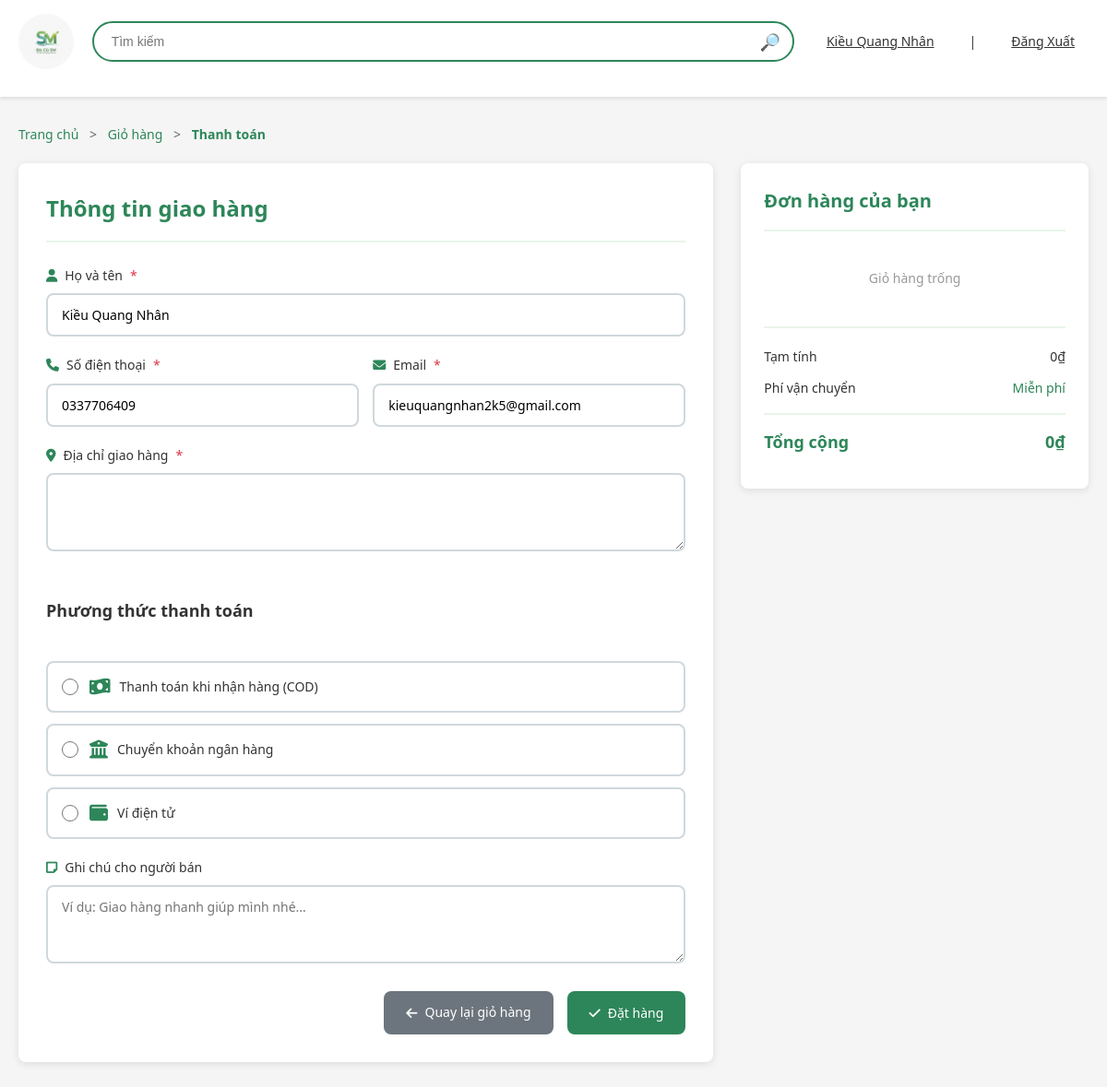
Page /user/checkout.php (signed in) on the committed database.
### tables this page shows
CREATE TABLE IF NOT EXISTS `nguoidung` (
  `ID_NguoiDung` int NOT NULL AUTO_INCREMENT,
  `HoTen` varchar(100) NOT NULL,
  `Email` varchar(100) NOT NULL,
  `SoDienThoai` varchar(15) NOT NULL,
  `MatKhau_Hash` varchar(255) NOT NULL,
  `VaiTro` enum('NguoiMua','NguoiBan','NguoiGiaoHang','QuanTriVien') NOT NULL,
  `TrangThaiHoatDong` tinyint(1) DEFAULT '1',
  `DiaChiGiaoHangMacDinh` text,
  `NgayTao` datetime DEFAULT CURRENT_TIMESTAMP,
  `TenDangNhap` varchar(50) DEFAULT NULL,
  `AnhDaiDien` text NOT NULL,
  PRIMARY KEY (`ID_NguoiDung`),
  UNIQUE KEY `Email` (`Email`),
  UNIQUE KEY `SoDienThoai` (`SoDienThoai`),
  UNIQUE KEY `TenDangNhap` (`TenDangNhap`)
);

### src/user/checkout.php (the view, shortened to what this page needs)
<?php
require_once __DIR__ . '/../../database/db.php';
$user_id = $_SESSION['user_id'];
$query_user = "SELECT * FROM nguoidung WHERE ID_NguoiDung = '$user_id'";
$result_user = mysqli_query($conn, $query_user);
$user = mysqli_fetch_assoc($result_user);
$default_address = $user['DiaChiGiaoHangMacDinh'] ?? '';
$default_phone = $user['SoDienThoai'] ?? '';
$default_email = $user['Email'] ?? '';
$default_name = $user['HoTen'] ?? '';
$cart = $_SESSION['cart'] ?? [];
?>
<!DOCTYPE html>
<html lang="vi">
<head>
    <link rel="stylesheet" href="../css/style.css">
    <link rel="stylesheet" href="checkout.css">
    <link rel="stylesheet" href="https://cdnjs.cloudflare.com/ajax/libs/font-awesome/6.0.0/css/all.min.css">
</head>
<body>
    <header class="header">
        <div class="header-top">
            <a href="../index.php" class="logo">
                <div class="logo-icon"><img src="../img/logo.jpg" alt="logo"></div>
            </a>
            <div class="search-container">
                <input type="text" class="search-bar" placeholder=" Tìm kiếm">
                <span class="search-icon">&#x1F50E;&#xFE0E;</span>
            </div>
            <div class="user-actions">
                <?php if(isset($_SESSION['user_id'])): ?>
                    <span><u><?php echo $_SESSION['fullname']; ?></u></span>
                    <span>|</span>
                    <a href="../logout.php"><u>Đăng Xuất</u></a>
                <?php else: ?>
                    <a href="../login.php"><u>Đăng nhập</u></a>
                    <span>|</span>
                    <a href="../register.php"><u>Đăng ký</u></a>
                <?php endif; ?>
            </div>
        </div>
    </header>
    <main class="checkout-page">
        <div class="breadcrumb">
            <a href="../index.php">Trang chủ</a> <span> > </span>
            <a href="cart.html">Giỏ hàng</a> <span> > </span>
            <strong>Thanh toán</strong>
        </div>
        <div class="checkout-content">
            <div class="checkout-left">
                <h2 class="section-title">Thông tin giao hàng</h2>
                <form method="POST" class="checkout-form">
                    <div class="form-group">
                        <label for="full_name">
                            <i class="fas fa-user"></i>
                            Họ và tên <span class="required">*</span>
                        </label>
                        <input type="text" id="full_name" name="full_name"
                               value="<?php echo htmlspecialchars($default_name); ?>" required>
                    </div>
                    <div class="form-row">
                        <div class="form-group">
                            <label for="phone">
                                <i class="fas fa-phone"></i>
                                Số điện thoại <span class="required">*</span>
                            </label>
                            <input type="tel" id="phone" name="phone"
                                   value="<?php echo htmlspecialchars($default_phone); ?>" required>
                        </div>
                        <div class="form-group">
                            <label for="email">
                                <i class="fas fa-envelope"></i>
                                Email <span class="required">*</span>
                            </label>
                            <input type="email" id="email" name="email"
                                   value="<?php echo htmlspecialchars($default_email); ?>" required>
                        </div>
                    </div>
                    <div class="form-group">
                        <label for="address">
                            <i class="fas fa-map-marker-alt"></i>
                            Địa chỉ giao hàng <span class="required">*</span>
                        </label>
                        <textarea id="address" name="address" rows="3" required><?php echo htmlspecialchars($default_address); ?></textarea>
                    </div>
                    <h3 class="section-subtitle">Phương thức thanh toán</h3>
                    <div class="payment-methods">
                        <label class="payment-option">
                            <input type="radio" name="payment_method" value="cod" required>
                            <div class="payment-info">
                                <i class="fas fa-money-bill-wave"></i>
                                <span>Thanh toán khi nhận hàng (COD)</span>
                            </div>
                        </label>
                        <label class="payment-option">
                            <input type="radio" name="payment_method" value="bank_transfer">
                            <div class="payment-info">
                                <i class="fas fa-university"></i>
                                <span>Chuyển khoản ngân hàng</span>
                            </div>
                        </label>
                        <label class="payment-option">
                            <input type="radio" name="payment_method" value="e_wallet">
                            <div class="payment-info">
                                <i class="fas fa-wallet"></i>
                                <span>Ví điện tử</span>
                            </div>
                        </label>
                    </div>
                    <div class="form-group">
                        <label for="note">
                            <i class="fas fa-sticky-note"></i>
                            Ghi chú cho người bán
                        </label>
                        <textarea id="note" name="note" rows="3"
                                  placeholder="Ví dụ: Giao hàng nhanh giúp mình nhé..."></textarea>
                    </div>
                    <div class="form-actions">
                        <a href="cart.html" class="btn btn-secondary">
                            <i class="fas fa-arrow-left"></i>
                            Quay lại giỏ hàng
                        </a>
                        <button type="submit" class="btn btn-primary">
                            <i class="fas fa-check"></i>
                            Đặt hàng
                        </button>
                    </div>
                </form>
            </div>
            <aside class="checkout-summary">
                <div class="summary-card">
                    <h3>Đơn hàng của bạn</h3>
                    <div class="order-items">
                        <?php
                        $total = 0;
                        if (!empty($cart)):
                            foreach ($cart as $item):
                                $item_total = floatval($item['price'] ?? 0) * intval($item['quantity'] ?? 0);
                                $total += $item_total;
                        ?>
                            <div class="order-item">
                                <div class="item-name"><?php echo htmlspecialchars($item['name'] ?? 'Sản phẩm'); ?></div>
                                <div class="item-quantity">x<?php echo htmlspecialchars($item['quantity'] ?? 1); ?></div>
                                <div class="item-price"><?php echo number_format($item_total, 0, ',', '.'); ?>₫</div>
                            </div>
                        <?php
                            endforeach;
                        else:
                        ?>
                            <p class="empty-cart">Giỏ hàng trống</p>
                        <?php endif; ?>
                    </div>
                    <div class="summary-totals">
                        <div class="summary-row">
                            <span>Tạm tính</span>
                            <span><?php echo number_format($total, 0, ',', '.'); ?>₫</span>
                        </div>
                        <div class="summary-row">
                            <span>Phí vận chuyển</span>
                            <span class="free-ship">Miễn phí</span>
                        </div>
                        <div class="summary-row total">
                            <span>Tổng cộng</span>
                            <span><?php echo number_format($total, 0, ',', '.'); ?>₫</span>
                        </div>
                    </div>
                </div>
            </aside>
        </div>
    </main>
</body>
</html>

### src/css/style.css (style rules this page uses)
* { margin: 0; padding: 0; box-sizing: border-box; }
body { font-family: 'Segoe UI', Tahoma, Geneva, Verdana, sans-serif; line-height: 1.6; color: #333; background-color: #f5f5f5; }
.header { background-color: white; box-shadow: 0 2px 4px rgba(0,0,0,0.1); padding: 15px 20px; position: sticky; top: 0; z-index: 1000; }
.header-top { display: flex; align-items: center; gap: 20px; margin-bottom: 15px; }
.logo { display: flex; align-items: center; gap: 10px; font-size: 24px; font-weight: bold; color: #2fb773; text-decoration: none; }
.logo-icon { width: 60px; height: 60px; color: white; display: flex; align-items: center; justify-content: center; border-radius: 5px; font-weight: bold; }
.logo-icon img { width: 60px; height: 60px; border-radius: 50%; }
.search-container { flex: 1; position: relative; }
.search-bar { width: 100%; padding: 12px 45px 12px 15px; border: 2px solid #2d8659; border-radius: 25px; font-size: 14px; outline: none; }
.search-icon { position: absolute; right: 15px; top: 50%; transform: translateY(-50%); color: #2d8659; font-size: 18px; }
.user-actions { display: flex; align-items: center; gap: 8px; }
.user-actions span { font-size: 14px; padding: 8px 15px; transition: background-color 0.3s; padding: 8px 15px; }
.user-actions a { color: #333; text-decoration: none; font-size: 14px; padding: 8px 15px; border-radius: 5px; transition: background-color 0.3s; }
.section-title { font-size: 24px; font-weight: bold; color: #2d8659; }

### rows in the picture
nguoidung: full_name "Kiều Quang Nhân", phone "0337706409", email "kieuquangnhan2k5@gmail.com"

### other values in the picture
$_SESSION['fullname'] "Kiều Quang Nhân"
$total "0"
